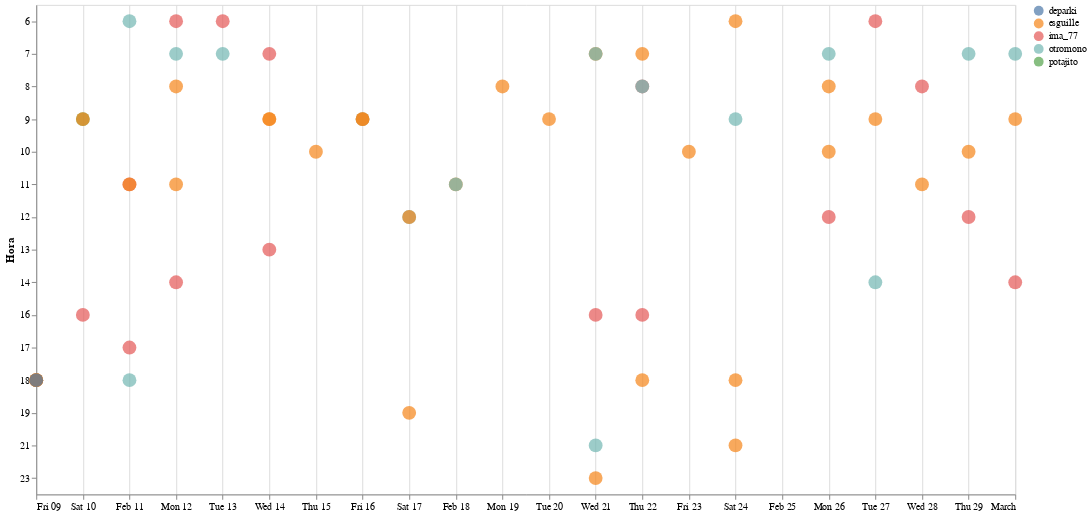

Source (notebook cell):
### Code cell
alt.Chart(df).mark_circle(size=200).encode(
    x=alt.X("date:T", title= ""),
    y=alt.Y("hour:N", title="Hora"),
    color=alt.Color("name", title="")
).properties(width=1000, height=500)

### Figure 1 — Vega-Lite specification as saved in the notebook (floating-point values rounded to 4 significant figures)
{"config": {"view": {"continuousWidth": 300, "continuousHeight": 300}}, "data": {"name": "data-89a0ad4492a069cf15151f73cb54a8cc"}, "mark": {"type": "circle", "size": 200}, "encoding": {"color": {"field": "name", "title": "", "type": "nominal"}, "x": {"field": "date", "title": "", "type": "temporal"}, "y": {"field": "hour", "title": "Hora", "type": "nominal"}}, "height": 500, "width": 1000, "$schema": "https://vega.github.io/schema/vega-lite/v5.16.3.json", "datasets": {"data-89a0ad4492a069cf15151f73cb54a8cc": [{"name": "ima_77", "message": "💩", "timestamp": "2024-03-01T14:42:45.724000+00:00", "date": "2024-03-01T00:00:00", "hour": 14}, {"name": "esguille", "message": "💩", "timestamp": "2024-03-01T09:13:54.713000+00:00", "date": "2024-03-01T00:00:00", "hour": 9}, {"name": "otromono", "message": "💩", "timestamp": "2024-03-01T07:49:17.650000+00:00", "date": "2024-03-01T00:00:00", "hour": 7}, {"name": "ima_77", "message": "💩", "timestamp": "2024-02-29T12:59:06.504000+00:00", "date": "2024-02-29T00:00:00", "hour": 12}, {"name": "esguille", "message": "💩", "timestamp": "2024-02-29T10:38:44.391000+00:00", "date": "2024-02-29T00:00:00", "hour": 10}, {"name": "otromono", "message": "💩", "timestamp": "2024-02-29T07:32:14.986000+00:00", "date": "2024-02-29T00:00:00", "hour": 7}, {"name": "esguille", "message": "💩", "timestamp": "2024-02-28T11:53:15.170000+00:00", "date": "2024-02-28T00:00:00", "hour": 11}, {"name": "ima_77", "message": "💩", "timestamp": "2024-02-28T08:18:36.712000+00:00", "date": "2024-02-28T00:00:00", "hour": 8}, {"name": "otromono", "message": "💩", "timestamp": "2024-02-27T14:21:02.707000+00:00", "date": "2024-02-27T00:00:00", "hour": 14}, {"name": "esguille", "message": "💩", "timestamp": "2024-02-27T09:55:18.086000+00:00", "date": "2024-02-27T00:00:00", "hour": 9}, {"name": "ima_77", "message": "💩", "timestamp": "2024-02-27T06:52:54.631000+00:00", "date": "2024-02-27T00:00:00", "hour": 6}, {"name": "ima_77", "message": "💩", "timestamp": "2024-02-26T12:56:00.356000+00:00", "date": "2024-02-26T00:00:00", "hour": 12}, {"name": "esguille", "message": "💩", "timestamp": "2024-02-26T10:51:22.426000+00:00", "date": "2024-02-26T00:00:00", "hour": 10}, {"name": "esguille", "message": "💩", "timestamp": "2024-02-26T08:46:21.809000+00:00", "date": "2024-02-26T00:00:00", "hour": 8}, {"name": "otromono", "message": "💩", "timestamp": "2024-02-26T07:34:39.984000+00:00", "date": "2024-02-26T00:00:00", "hour": 7}, {"name": "esguille", "message": "💩", "timestamp": "2024-02-24T21:03:32.262000+00:00", "date": "2024-02-24T00:00:00", "hour": 21}, {"name": "esguille", "message": "💩", "timestamp": "2024-02-24T18:51:39.859000+00:00", "date": "2024-02-24T00:00:00", "hour": 18}, {"name": "otromono", "message": "💩", "timestamp": "2024-02-24T09:04:44.199000+00:00", "date": "2024-02-24T00:00:00", "hour": 9}, {"name": "esguille", "message": "💩", "timestamp": "2024-02-24T06:29:35.120000+00:00", "date": "2024-02-24T00:00:00", "hour": 6}, {"name": "esguille", "message": "💩", "timestamp": "2024-02-23T10:08:12.073000+00:00", "date": "2024-02-23T00:00:00", "hour": 10}, {"name": "esguille", "message": "💩", "timestamp": "2024-02-22T18:01:34.522000+00:00", "date": "2024-02-22T00:00:00", "hour": 18}, {"name": "ima_77", "message": "💩", "timestamp": "2024-02-22T16:43:35.890000+00:00", "date": "2024-02-22T00:00:00", "hour": 16}, {"name": "ima_77", "message": "💩", "timestamp": "2024-02-22T08:27:23.853000+00:00", "date": "2024-02-22T00:00:00", "hour": 8}, {"name": "otromono", "message": "💩", "timestamp": "2024-02-22T08:21:24.417000+00:00", "date": "2024-02-22T00:00:00", "hour": 8}, {"name": "esguille", "message": "💩", "timestamp": "2024-02-22T07:11:18.453000+00:00", "date": "2024-02-22T00:00:00", "hour": 7}, {"name": "esguille", "message": "💩", "timestamp": "2024-02-21T23:02:15.350000+00:00", "date": "2024-02-21T00:00:00", "hour": 23}, {"name": "otromono", "message": "💩", "timestamp": "2024-02-21T21:46:40.891000+00:00", "date": "2024-02-21T00:00:00", "hour": 21}, {"name": "ima_77", "message": "💩", "timestamp": "2024-02-21T16:06:07.093000+00:00", "date": "2024-02-21T00:00:00", "hour": 16}, {"name": "esguille", "message": "💩", "timestamp": "2024-02-21T07:33:47.217000+00:00", "date": "2024-02-21T00:00:00", "hour": 7}, {"name": "otromono", "message": "💩", "timestamp": "2024-02-21T07:19:56.522000+00:00", "date": "2024-02-21T00:00:00", "hour": 7}, {"name": "esguille", "message": "💩", "timestamp": "2024-02-20T09:46:36.494000+00:00", "date": "2024-02-20T00:00:00", "hour": 9}, {"name": "esguille", "message": "💩", "timestamp": "2024-02-19T08:09:21.637000+00:00", "date": "2024-02-19T00:00:00", "hour": 8}, {"name": "esguille", "message": "💩", "timestamp": "2024-02-18T11:19:47.090000+00:00", "date": "2024-02-18T00:00:00", "hour": 11}, {"name": "otromono", "message": "💩", "timestamp": "2024-02-18T11:01:45.712000+00:00", "date": "2024-02-18T00:00:00", "hour": 11}, {"name": "esguille", "message": "💩", "timestamp": "2024-02-17T19:34:42.050000+00:00", "date": "2024-02-17T00:00:00", "hour": 19}, {"name": "otromono", "message": "💩", "timestamp": "2024-02-17T12:38:35.206000+00:00", "date": "2024-02-17T00:00:00", "hour": 12}, {"name": "esguille", "message": "💩", "timestamp": "2024-02-17T12:31:48.562000+00:00", "date": "2024-02-17T00:00:00", "hour": 12}, {"name": "otromono", "message": "💩", "timestamp": "2024-02-16T09:21:30.055000+00:00", "date": "2024-02-16T00:00:00", "hour": 9}, {"name": "esguille", "message": "💩", "timestamp": "2024-02-16T09:13:31.282000+00:00", "date": "2024-02-16T00:00:00", "hour": 9}, {"name": "esguille", "message": "💩", "timestamp": "2024-02-16T09:13:18.063000+00:00", "date": "2024-02-16T00:00:00", "hour": 9}, {"name": "esguille", "message": "💩", "timestamp": "2024-02-15T10:34:50.165000+00:00", "date": "2024-02-15T00:00:00", "hour": 10}, {"name": "ima_77", "message": "💩", "timestamp": "2024-02-14T13:35:19.928000+00:00", "date": "2024-02-14T00:00:00", "hour": 13}, {"name": "esguille", "message": "💩", "timestamp": "2024-02-14T09:51:08.462000+00:00", "date": "2024-02-14T00:00:00", "hour": 9}, {"name": "esguille", "message": "💩", "timestamp": "2024-02-14T09:51:03.565000+00:00", "date": "2024-02-14T00:00:00", "hour": 9}, {"name": "ima_77", "message": "💩", "timestamp": "2024-02-14T07:53:19.142000+00:00", "date": "2024-02-14T00:00:00", "hour": 7}, {"name": "otromono", "message": "💩", "timestamp": "2024-02-13T07:32:37.399000+00:00", "date": "2024-02-13T00:00:00", "hour": 7}, {"name": "ima_77", "message": "💩", "timestamp": "2024-02-13T06:45:06.556000+00:00", "date": "2024-02-13T00:00:00", "hour": 6}, {"name": "ima_77", "message": "💩", "timestamp": "2024-02-12T14:57:09.312000+00:00", "date": "2024-02-12T00:00:00", "hour": 14}, {"name": "esguille", "message": "💩", "timestamp": "2024-02-12T11:17:53.087000+00:00", "date": "2024-02-12T00:00:00", "hour": 11}, {"name": "esguille", "message": "💩", "timestamp": "2024-02-12T08:36:24.744000+00:00", "date": "2024-02-12T00:00:00", "hour": 8}, {"name": "otromono", "message": "💩", "timestamp": "2024-02-12T07:53:56.924000+00:00", "date": "2024-02-12T00:00:00", "hour": 7}, {"name": "ima_77", "message": "💩", "timestamp": "2024-02-12T06:46:41.197000+00:00", "date": "2024-02-12T00:00:00", "hour": 6}, {"name": "otromono", "message": "💩", "timestamp": "2024-02-11T18:01:48.183000+00:00", "date": "2024-02-11T00:00:00", "hour": 18}, {"name": "ima_77", "message": "💩", "timestamp": "2024-02-11T17:39:18.958000+00:00", "date": "2024-02-11T00:00:00", "hour": 17}, {"name": "ima_77", "message": "💩", "timestamp": "2024-02-11T11:55:35.894000+00:00", "date": "2024-02-11T00:00:00", "hour": 11}, {"name": "esguille", "message": "💩", "timestamp": "2024-02-11T11:15:38.536000+00:00", "date": "2024-02-11T00:00:00", "hour": 11}, {"name": "otromono", "message": "💩", "timestamp": "2024-02-11T06:48:17.966000+00:00", "date": "2024-02-11T00:00:00", "hour": 6}, {"name": "ima_77", "message": "💩", "timestamp": "2024-02-10T16:31:45.760000+00:00", "date": "2024-02-10T00:00:00", "hour": 16}, {"name": "potajito", "message": "💩", "timestamp": "2024-02-10T09:14:18.896000+00:00", "date": "2024-02-10T00:00:00", "hour": 9}, {"name": "esguille", "message": "💩", "timestamp": "2024-02-10T09:06:29.501000+00:00", "date": "2024-02-10T00:00:00", "hour": 9}, {"name": "esguille", "message": "💩", "timestamp": "2024-02-09T18:52:56.595000+00:00", "date": "2024-02-09T00:00:00", "hour": 18}, {"name": "esguille", "message": "💩", "timestamp": "2024-02-09T18:52:38.230000+00:00", "date": "2024-02-09T00:00:00", "hour": 18}, {"name": "esguille", "message": "💩", "timestamp": "2024-02-09T18:52:19.315000+00:00", "date": "2024-02-09T00:00:00", "hour": 18}, {"name": "esguille", "message": "💩", "timestamp": "2024-02-09T18:45:25.521000+00:00", "date": "2024-02-09T00:00:00", "hour": 18}, {"name": "deparki", "message": "💩", "timestamp": "2024-02-09T18:21:07.454000+00:00", "date": "2024-02-09T00:00:00", "hour": 18}]}}
